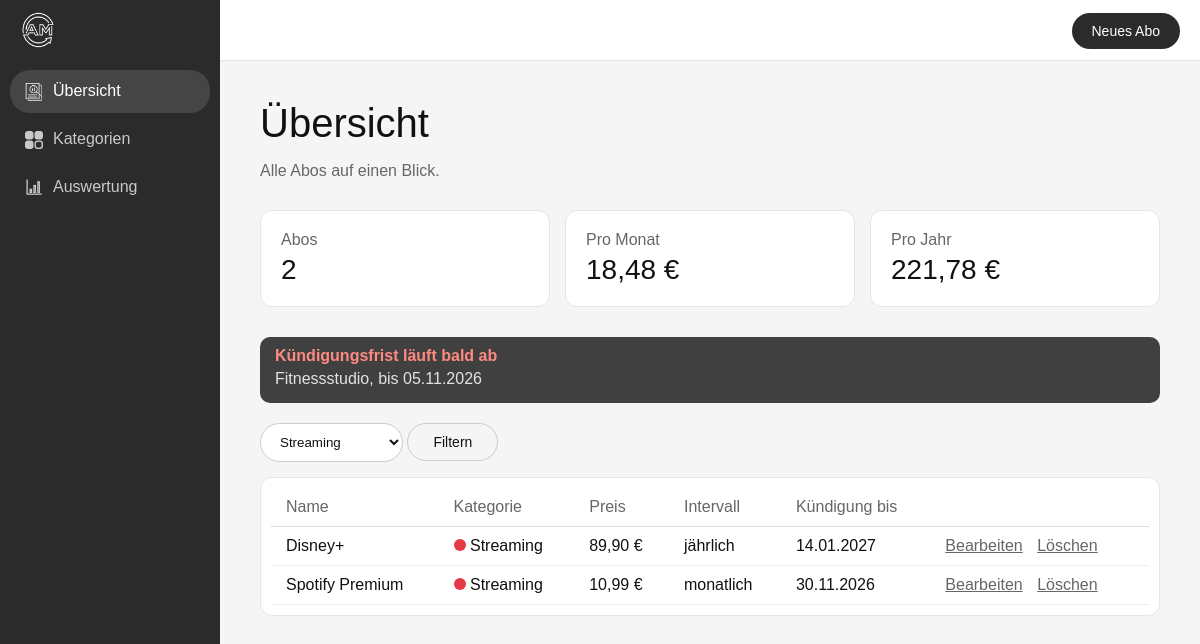
Page /index.php?kategorie=1 on the committed database.
### tables this page shows
CREATE TABLE `abos` (
  `id` int(11) NOT NULL,
  `kategorie_id` int(11) NOT NULL,
  `name` varchar(100) NOT NULL,
  `anbieter` varchar(100) NOT NULL,
  `preis` decimal(8,2) NOT NULL,
  `intervall` varchar(20) NOT NULL,
  `startdatum` date NOT NULL,
  `kuendigungsfrist` date DEFAULT NULL,
  `notiz` text DEFAULT NULL
);

CREATE TABLE `kategorien` (
  `id` int(11) NOT NULL,
  `name` varchar(50) NOT NULL,
  `farbe` varchar(7) DEFAULT NULL
);

### funktionen.php (called while the page is built)
<?php
function monatskosten($preis, $intervall)
{
    if ($intervall == "jährlich") {
        return $preis / 12;
    }
    return $preis;
}
function euro($betrag)
{
    return number_format($betrag, 2, ',', '.') . " €";
}

### index.php (the view, shortened to what this page needs)
<?php
include 'verbindung.php';
include 'funktionen.php';
$filter = "";
if (isset($_GET['kategorie'])) {
    $filter = $_GET['kategorie'];
}
if ($filter == "") {
    $abos = $pdo->query("SELECT abos.*, kategorien.name AS kategorie, kategorien.farbe
                         FROM abos
                         JOIN kategorien ON abos.kategorie_id = kategorien.id
                         ORDER BY abos.name")->fetchAll();
} else {
    $sql = $pdo->prepare("SELECT abos.*, kategorien.name AS kategorie, kategorien.farbe
                          FROM abos
                          JOIN kategorien ON abos.kategorie_id = kategorien.id
                          WHERE abos.kategorie_id = ?
                          ORDER BY abos.name");
    $sql->execute([$filter]);
    $abos = $sql->fetchAll();
}
$kategorien = $pdo->query("SELECT * FROM kategorien ORDER BY name");
$proMonat = 0;
foreach ($abos as $abo) {
    $proMonat = $proMonat + monatskosten($abo['preis'], $abo['intervall']);
}
$hinweise = $pdo->query("SELECT name, kuendigungsfrist FROM abos
                         WHERE kuendigungsfrist BETWEEN CURDATE() AND DATE_ADD(CURDATE(), INTERVAL 30 DAY)
                         ORDER BY kuendigungsfrist")->fetchAll();
include 'kopf.php';
?>
<h1>Übersicht</h1>
<p class="grau">Alle Abos auf einen Blick.</p>
<div class="karten">
    <div class="karte">
        <div class="grau">Abos</div>
        <div class="zahl"><?php echo count($abos); ?></div>
    </div>
    <div class="karte">
        <div class="grau">Pro Monat</div>
        <div class="zahl"><?php echo euro($proMonat); ?></div>
    </div>
    <div class="karte">
        <div class="grau">Pro Jahr</div>
        <div class="zahl"><?php echo euro($proMonat * 12); ?></div>
    </div>
</div>
<?php if (count($hinweise) > 0) { ?>
    <div class="hinweis">
        <strong>Kündigungsfrist läuft bald ab</strong>
        <?php foreach ($hinweise as $hinweis) { ?>
            <p><?php echo htmlspecialchars($hinweis['name']); ?>, bis <?php echo date("d.m.Y", strtotime($hinweis['kuendigungsfrist'])); ?></p>
        <?php } ?>
    </div>
<?php } ?>
<form class="filter" method="get" action="index.php">
    <select class="feld" name="kategorie">
        <?php foreach ($kategorien as $kategorie) { ?>
            <option value="<?php echo $kategorie['id']; ?>" <?php if ($kategorie['id'] == $filter) { echo "selected"; } ?>>
                <?php echo htmlspecialchars($kategorie['name']); ?>
            </option>
        <?php } ?>
    </select>
    <button class="knopf-rand" type="submit">Filtern</button>
</form>
<?php if (count($abos) == 0) { ?>
    <?php if ($filter != "") { ?>
        <p class="grau">Keine Abos in dieser Kategorie.</p>
    <?php } else { ?>
        <p class="grau">Noch keine Abos vorhanden.</p>
        <a class="knopf-weiss" href="abo_bearbeiten.php">Erstes Abo anlegen</a>
    <?php } ?>
<?php } else { ?>
    <div class="box">
        <table>
            <tr>
                <th>Name</th>
                <th>Kategorie</th>
                <th>Preis</th>
                <th>Intervall</th>
                <th>Kündigung bis</th>
                <th></th>
            </tr>
            <?php foreach ($abos as $abo) { ?>
                <tr>
                    <td><?php echo htmlspecialchars($abo['name']); ?></td>
                    <td>
                        <span class="punkt" style="background-color: <?php echo htmlspecialchars($abo['farbe']); ?>"></span>
                        <?php echo htmlspecialchars($abo['kategorie']); ?>
                    </td>
                    <td><?php echo euro($abo['preis']); ?></td>
                    <td><?php echo $abo['intervall']; ?></td>
                    <td>
                        <?php
                        if ($abo['kuendigungsfrist'] != null) {
                            echo date("d.m.Y", strtotime($abo['kuendigungsfrist']));
                        } else {
                            echo "-";
                        }
                        ?>
                    </td>
                    <td>
                        <a href="abo_bearbeiten.php?id=<?php echo $abo['id']; ?>">Bearbeiten</a>
                        <a href="abo_loeschen.php?id=<?php echo $abo['id']; ?>" onclick="return confirm('Abo wirklich löschen?');">Löschen</a>
                    </td>
                </tr>
            <?php } ?>
        </table>
    </div>
<?php } ?>
<?php include 'fuss.php'; ?>

### style.css (style rules this page uses)
body { margin: 0; font-family: Arial, Helvetica, sans-serif; -webkit-font-smoothing: antialiased; background-color: #2b2b2b; color: white; }
.knopf-rand { display: inline-block; padding: 10px 25px; background-color: transparent; border: 1px solid #ccc; color: #111; text-decoration: none; font-size: 14px; border-radius: 20px; }
.inhalt h1 { font-size: 40px; font-weight: normal; margin: 0 0 10px 0; }
.grau { color: #666; }
.feld { padding: 10px 15px; background-color: white; color: #111; border: 1px solid #ccc; border-radius: 20px; font-family: inherit; }
button { border: none; cursor: pointer; font-family: inherit; }
table { margin-top: 20px; border-collapse: collapse; }
td { padding: 10px 15px; border-bottom: 1px solid #eee; }
td a { color: #666; }
.punkt { display: inline-block; width: 12px; height: 12px; border-radius: 6px; }
th { padding: 10px 15px; text-align: left; font-weight: normal; color: #666; border-bottom: 1px solid #ddd; }
td a { margin-right: 10px; }
.karten { display: grid; grid-template-columns: 1fr 1fr 1fr; gap: 15px; margin: 30px 0; }
.karte { padding: 20px; background-color: white; border: 1px solid #e5e5e5; border-radius: 12px; }
.zahl { font-size: 28px; margin-top: 5px; }
.hinweis { padding: 10px 15px; margin-bottom: 20px; background-color: #404040; border-radius: 10px; color: rgba(255, 255, 255, 0.85); }
.hinweis strong { color: #ff8a80; }
.hinweis p { margin: 5px 0; }
.box { padding: 10px; background-color: white; border: 1px solid #e5e5e5; border-radius: 12px; }
.box table { margin-top: 0; width: 100%; }
.filter { margin-bottom: 15px; }

### rows in the picture
abos: name "Fitnessstudio", kuendigungsfrist "05.11.2026"
abos: name "Disney+", kategorie.name "Streaming", preis "89,90 €", intervall "jährlich", kuendigungsfrist "14.01.2027"
abos: name "Spotify Premium", kategorie.name "Streaming", preis "10,99 €", intervall "monatlich", kuendigungsfrist "30.11.2026"

### other values in the picture
count($abos) "2"
euro($proMonat) "18,48 €"
euro($proMonat * 12) "221,78 €"
form field kategorie "Streaming"
